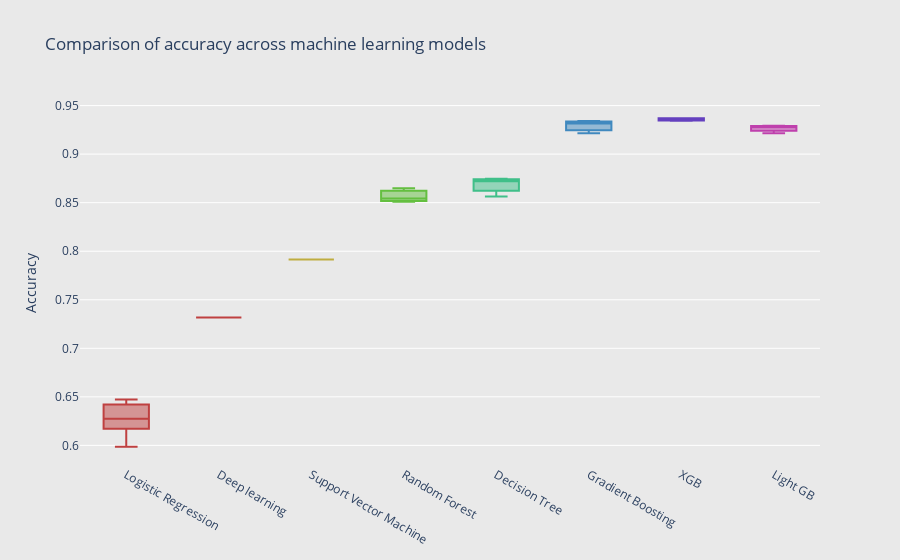

Notebook cell for this chart:
### Markdown cell above
## Accuracy values across machine learning model

### Code cell
import plotly.graph_objects as go
import numpy as np

# Number of boxes
N = 8    

# Generate an array of rainbow colors by fixing the saturation and lightness of the HSL
c = ['hsl('+str(h)+',50%'+',50%)' for h in np.linspace(0, 360, 8)]

# Each box is represented by a dict that contains the data, the type, and the colour.
# Use list comprehension to describe N boxes, each with a different colour and with different randomly generated data:
fig = go.Figure(data=[
        go.Box(marker_color = c[0],
               name='Logistic Regression',
               y=np.array(performance_log['accuracy'])),
        go.Box(marker_color = c[7],
             name='Deep learning',
             y=np.array(performance_dl['accuracy'])),
      go.Box(marker_color = c[1],
             name='Support Vector Machine',
             y=np.array(performance_svm['accuracy'])),
      go.Box(marker_color = c[2],
             name='Random Forest',
             y=np.array(performance_rf['accuracy'])),
      go.Box(marker_color = c[3],
             name='Decision Tree',
             y=np.array(performance_dt['accuracy'])),
      go.Box(marker_color = c[4],
             name='Gradient Boosting',
             y=np.array(performance_gb['accuracy'])),
      go.Box(marker_color = c[5],
             name='XGB',
             y=np.array(performance_xgb['accuracy'])),
      go.Box(marker_color = c[6],
             name='Light GB',
             y=np.array(performance_lg['accuracy'])),

])

# format the layout
fig.update_layout(
    title='Comparison of accuracy across machine learning models',
    xaxis=dict(showgrid=False, zeroline=False, showticklabels=True),
    yaxis=dict(zeroline=True, gridcolor='white', title='Accuracy'),
    showlegend=False,
    paper_bgcolor='rgb(233,233,233)',
    plot_bgcolor='rgb(233,233,233)',
)

fig.show()

### Figure 1 — Plotly figure (JSON) as saved in the notebook; plotly's stock layout.template omitted (floating-point values rounded to 4 significant figures)
{"data": [{"marker": {"color": "hsl(0.0,50%,50%)"}, "name": "Logistic Regression", "type": "box", "y": [0.6405, 0.6232, 0.5986, 0.6275, 0.6472]}, {"marker": {"color": "hsl(360.0,50%,50%)"}, "name": "Deep learning", "type": "box", "y": [0.7317]}, {"marker": {"color": "hsl(51.42857142857143,50%,50%)"}, "name": "Support Vector Machine", "type": "box", "y": [0.7915]}, {"marker": {"color": "hsl(102.85714285714286,50%,50%)"}, "name": "Random Forest", "type": "box", "y": [0.8648, 0.8521, 0.8542, 0.8511, 0.8616]}, {"marker": {"color": "hsl(154.28571428571428,50%,50%)"}, "name": "Decision Tree", "type": "box", "y": [0.8563, 0.8739, 0.8746, 0.8644, 0.8722]}, {"marker": {"color": "hsl(205.71428571428572,50%,50%)"}, "name": "Gradient Boosting", "type": "box", "y": [0.9342, 0.9215, 0.9257, 0.9317, 0.9335]}, {"marker": {"color": "hsl(257.14285714285717,50%,50%)"}, "name": "XGB", "type": "box", "y": [0.9363, 0.9345, 0.937, 0.9349, 0.937]}, {"marker": {"color": "hsl(308.57142857142856,50%,50%)"}, "name": "Light GB", "type": "box", "y": [0.925, 0.9215, 0.9292, 0.9289, 0.9278]}], "layout": {"paper_bgcolor": "rgb(233,233,233)", "plot_bgcolor": "rgb(233,233,233)", "showlegend": false, "title": {"text": "Comparison of accuracy across machine learning models"}, "xaxis": {"showgrid": false, "showticklabels": true, "zeroline": false}, "yaxis": {"gridcolor": "white", "title": {"text": "Accuracy"}, "zeroline": true}}}
